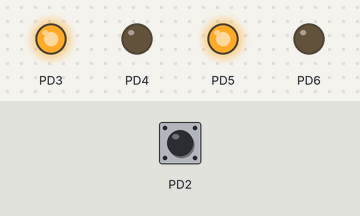
Simulated run of this program. Board: ATmega328P, built with avr-gcc and emulated at 16 MHz. On the bench: output pins drawn as LEDs (lit = HIGH). Dashed ring = blinking. The test bench sets the inputs (shaded band); at power-on: PD2 HIGH.

Above: at 2.8 s.
2.9 s: PD2 pulled LOW for 1.2 s
At 3.8 s:
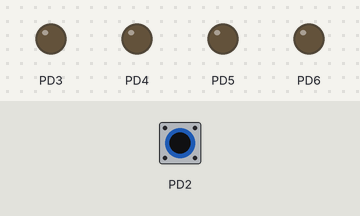
5.7 s: PD2 pulled LOW for 3.2 s
At 7.5 s:
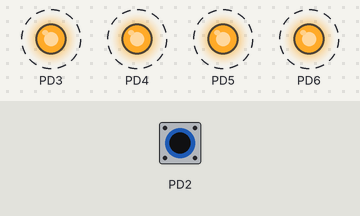
Timing chart, 0 to 11.3 s (numbered marks = the images above; inputs shaded):
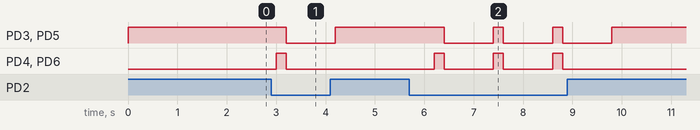

Measured:
- after the input at 2.9 s, PD3, PD5: HIGH → LOW after 0.30 s, → HIGH 1.0 s later; PD4, PD6: LOW → HIGH after 0.10 s, → LOW 0.20 s later
- after the input at 5.7 s, PD3, PD5: alternates HIGH for 0.20 s and LOW for 1.0 s, 6 changes in all, then stays HIGH, starting after 0.70 s; PD4, PD6: alternates HIGH for 0.20 s and LOW for 1.0 s, 6 changes in all, then stays LOW, starting after 0.50 s

The program:

main.c
```c
/*
 * P2_exercice4.c
 *
 * Created: 23/02/2026 11:09:12
 * Author : DCE
 */

#define F_CPU  16000000UL
#include <avr/io.h>
#include <util/delay.h>
#include "PORTS.h"


int main(void)
{
   // --------------------- SETUP ---------------------------------------
   // 1. Set LED pin as output. All the I/O pins are inputs by default.
   //-----------------------------------------------------------------
    DDRD  |= (1<<DDD3) | (1<<DDD4) | (1<<DDD5) | (1<<DDD6);
   //---------------------------------------------------------------
   // 2. Enable the Pull-up resistor for the input PUSHBUTTON
   //-----------------------------------------------------------------
   PORTD |= (1<<PORTD2);
   // --------------------- LOOP ----------------------------------------
   /*Read the state of the pushbutton and if pressed the LED is ON
   Keep in mind that when the PUSHBUTTON is released
   the reading in that pin is '1' due to the pull-up resistor.*/
   while (1){
	   //-----------------------------------------------------------------
	   // 1. If PUSHBUTTON is pressed
	   if (! (PIND & (1 << PIND2))) { // (1<<PIND2) <->  0000 0100 
		   //--------------------------------------------------------------------
		   // Not Zero is TRUE and Zero is FALSE
		   //--------------------------------------------------------------------
		   // 2. Switch ON the LED

		   PORTD|=  0x78;
		   _delay_ms(200);
		   PORTD &= ~0x78;
		   //-------------------------------------------------------------------
		   }else{
		   //-------------------------------------------------------------------
		   // 3. else switch OFF the LED
		   PORTD = (PORTD & ~0x78)| 0x28;
		   //-------------------------------------------------------------------
	   }
	   _delay_ms(1000);
   }
}
```

PORTS.h
```c
/*
 * PORTS.h
 *
 * Created: 23/02/2026 11:37:21
 *  Author: DCE
 */


#ifndef PORTS_H_
#define PORTS_H_

#define GPIO0_MODE DDRD
#define GPIO0_OUT PORTD
#define GPIO0_IN PIND

#define LED0 3
#define LED1 4
#define LED2 5
#define LED3 6
#define BUTTON 2


#endif /* PORTS_H_ */
```
